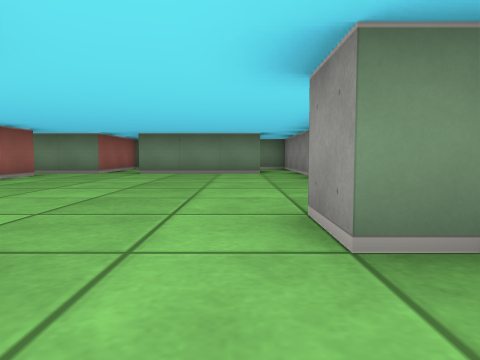
view 1 (above)

21 first-person views from a walk through a cub3D maze. The camera is about half as high as the walls, tilts 4° down and sees 70° across. The floor is counted in squares. Each view is taken from the middle of a square. On the plan, view 1 faces up. The plan holds only what a view shows up to about 9 squares ahead; the rest is blank.

view 2
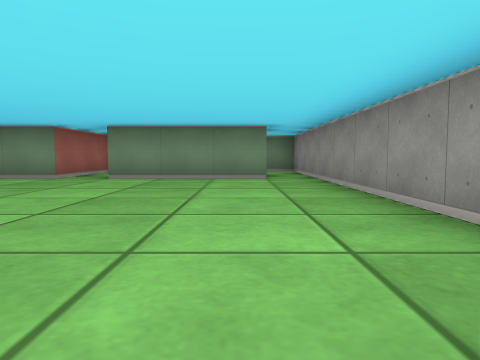

view 3
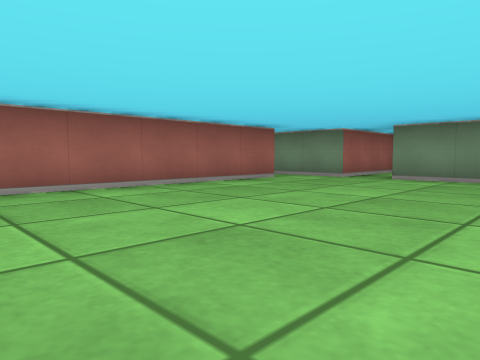

view 4
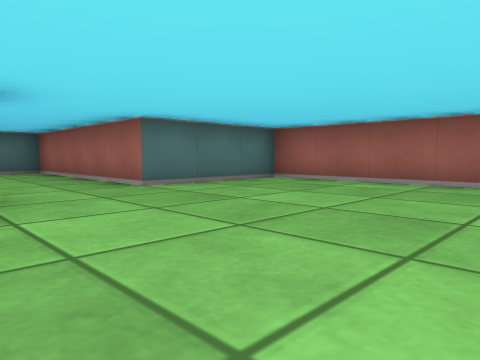

view 5
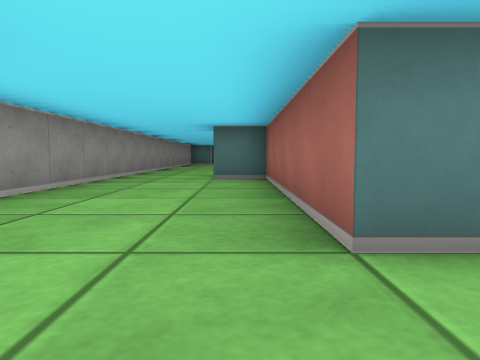

view 6
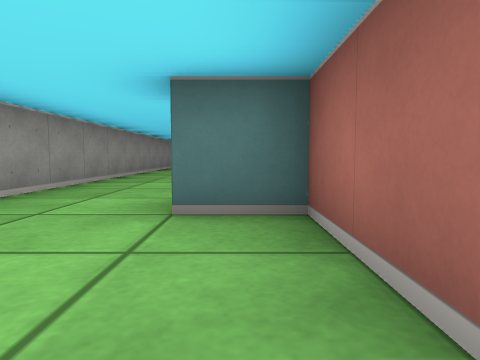

view 7
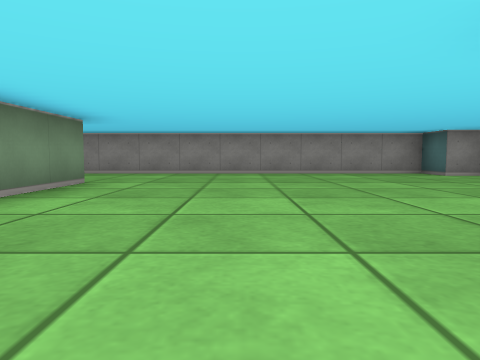

view 8
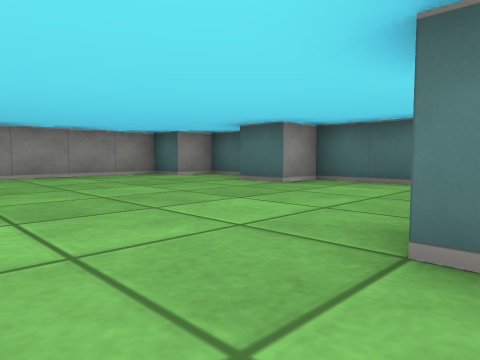

view 9
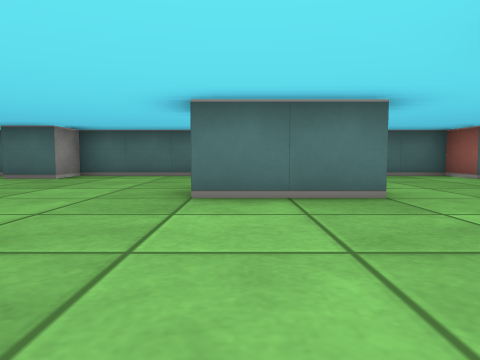

view 10
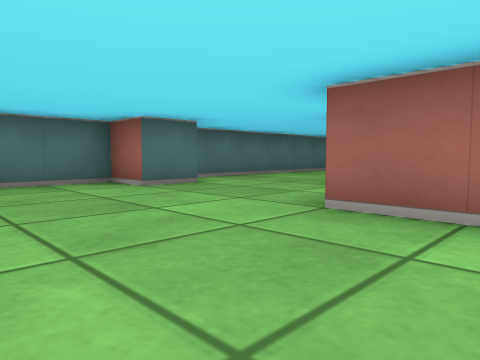

view 11
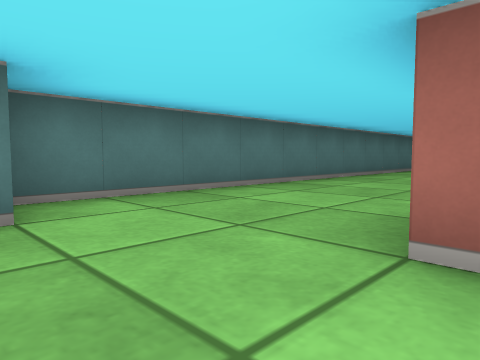

view 12
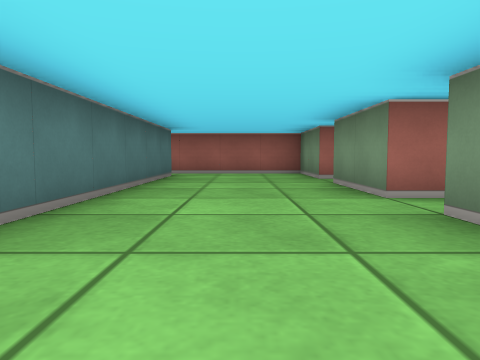

view 13
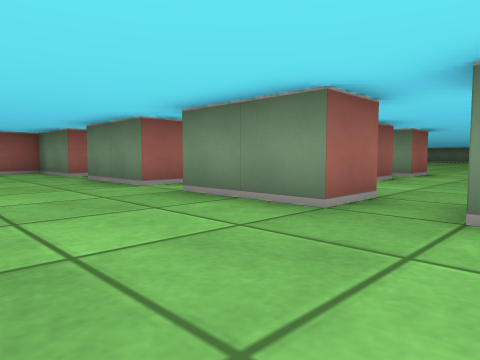

view 14
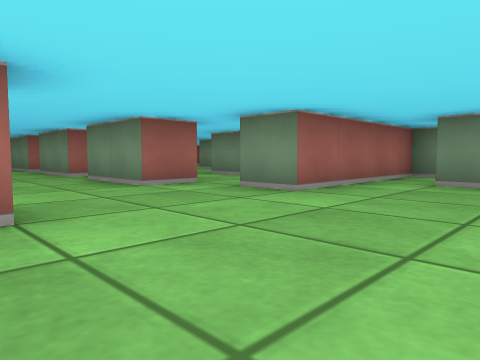

view 15
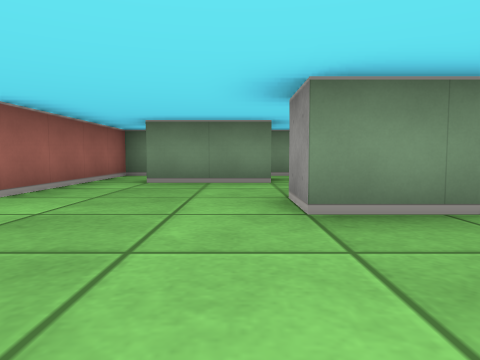

view 16
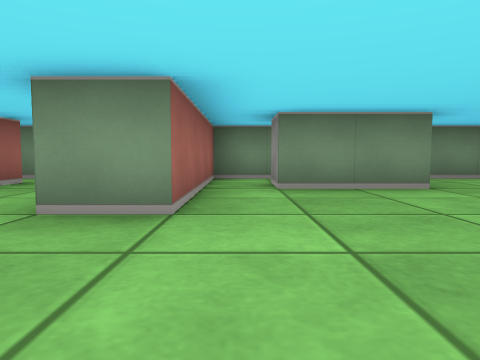

view 17
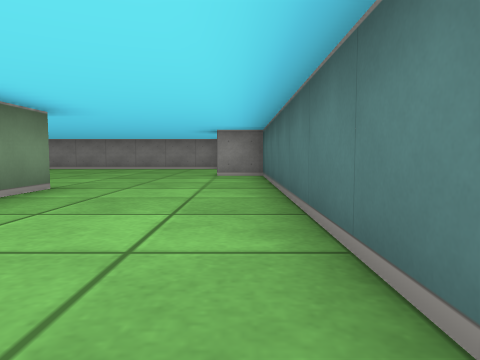

view 18
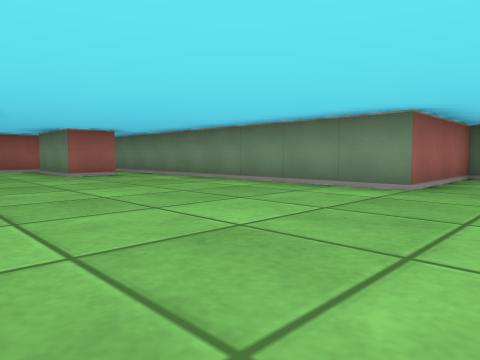

view 19
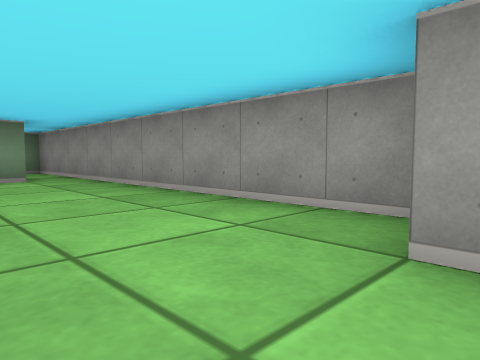

view 20
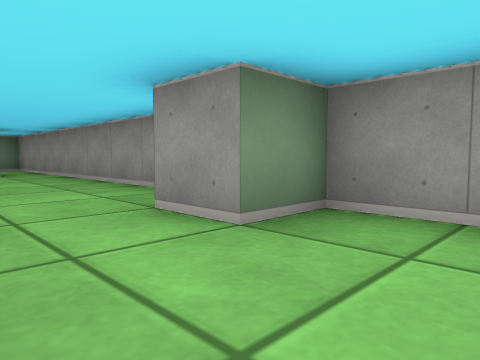

view 21
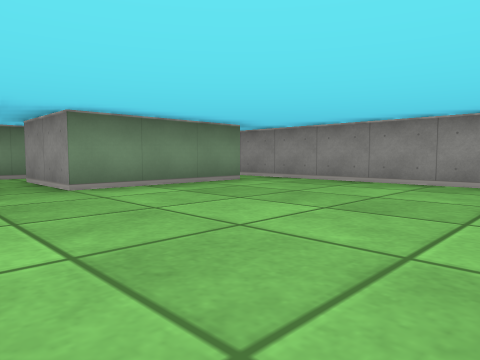

### Floor plan
Points are (right, up) in squares from view 1. A wall is a line through its corners. A room is listed if a view was taken in it or the views show most of it. See-through windows are left out.
Room 1 (views 1, 6, 7, 8, 9, 10, 11, 12, 13, 14, 15, 16, 17, 18, 20)
walls: (-7.5, -8.4) (-7.5, -9.5) (-9.5, -9.5) (-9.5, -8.5); (-5.5, -12.5) (-7.5, -12.5) (-7.5, -11.5) (-5.5, -11.5); (-10.5, -8.5) (-10.5, -11.5) (-11.5, -11.5); (-12.5, -11.4) (-12.5, -12.5) (-14.5, -12.5); (-11.6, -14.5) (-10.5, -14.5) (-10.5, -15.5) (-2.5, -15.5) (-2.5, -14.5) (-1.5, -14.5); (-15.5, -11.4) (-15.5, -12.5) (-17.5, -12.5); (-0.9, -15.5) (0.5, -15.5) (0.5, -14.5) (1.5, -14.5) (1.5, 1.5) (0.5, 1.5); (-1.5, -4.5) (-1.5, -7.5) (-9.5, -7.5); (-18.5, -11.8) (-18.5, -12.5) (-20.5, -12.5); (-21.5, -12) (-21.5, -12.5) (-23.5, -12.5) (-23.5, -15.8); (-1.5, 1.5) (-1.5, -3.5) (-0.5, -3.5); (-22.5, -15.5) (-11.6, -15.5)
ways out: opening at (-0.5, 2) to room 2; opening at (-10, -9) to room 3; opening at (-8.5, -8) to room 3; opening at (-21, -12); opening at (-18, -12); opening at (-15, -12); opening at (-12, -12)
Room 2 (views 2, 3, 4, 5, 19, 21)
walls: (-4.5, 7.6) (-4.5, 1.5) (-1.5, 1.5); (-3.5, 8.5) (-5.4, 8.5); (1.5, 2.8) (1.5, 8.5); (0.5, 1.5) (0.5, 2.5); (0.6, 8.5) (-2.5, 8.5)
ways out: opening at (-0.5, 2) to room 1; opening at (-5, 8); opening at (-3, 9.5); opening at (1, 9.5)
Room 3 (no view inside)
walls: (-9.5, -7.5) (-10.5, -7.5) (-10.5, -8.5)
ways out: opening at (-10, -9) to room 1; opening at (-8.5, -8) to room 1

Positions as (right, up) in squares from view 1, and headings:
1: (0, 0), facing up
2: (0, 2), facing up
3: (0, 2), facing up-left
4: (1, 6), facing down-left
5: (-1, 3), facing down
6: (-1, -1), facing down
7: (-7, -10), facing right
8: (-6, -10), facing down-right
9: (-6, -8), facing down
10: (-8, -10), facing down-left
11: (-11, -12), facing down-left
12: (-15, -14), facing left
13: (-14, -15), facing up-left
14: (-8, -15), facing up-left
15: (-8, -15), facing up
16: (-10, -14), facing up
17: (-10, -15), facing right
18: (0, -12), facing up-left
19: (-1, 2), facing up-right
20: (-1, 0), facing up-right
21: (-4, 4), facing up-right
